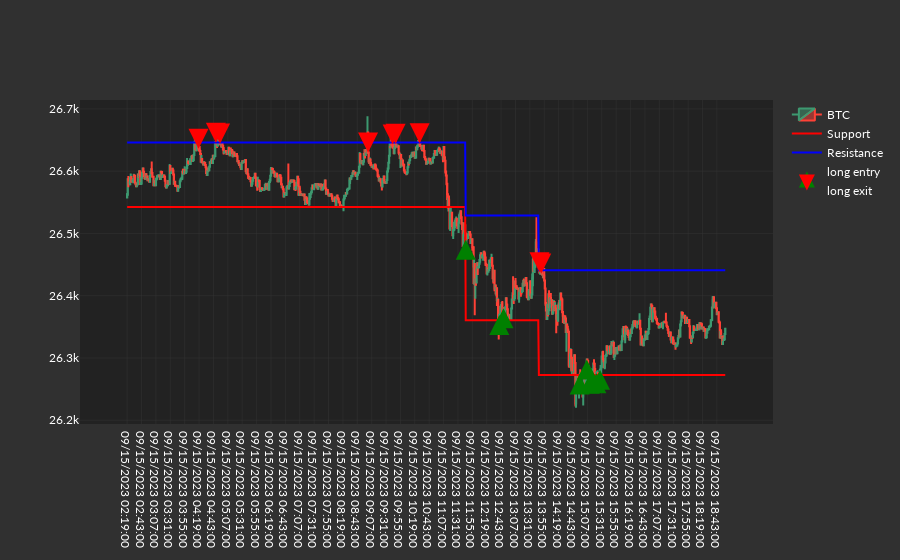

Write notebook code for a chart like this one.
### Code cell
ranges = find_sweet_ranges(data.Close.values)
data_in_order = data[::-1]
(support, resistance) = merge_ranges(data.Close.values, ranges)
fig = plot_candles_res_sup(data, 1, 1, support, resistance)
strat_trade_within_range(fig, data, support, resistance)
fig.show()

### Figure 1 — Plotly figure (JSON) as saved in the notebook; plotly's stock layout.template omitted (floating-point values rounded to 4 significant figures; data arrays with more than 128 entries replaced by an {"elided": "..."} marker saying what was removed)
{"data": [{"close": {"elided": "1000 float values"}, "high": {"elided": "1000 float values"}, "low": {"elided": "1000 float values"}, "name": "BTC", "open": {"elided": "1000 float values"}, "type": "candlestick", "x": {"elided": "1000 str values"}, "xaxis": "x", "yaxis": "y"}, {"line": {"color": "red"}, "mode": "lines", "name": "Support", "type": "scatter", "x": {"elided": "1000 str values"}, "xaxis": "x", "y": {"elided": "1000 float values"}, "yaxis": "y"}, {"line": {"color": "blue"}, "mode": "lines", "name": "Resistance", "type": "scatter", "x": {"elided": "1000 str values"}, "xaxis": "x", "y": {"elided": "1000 float values"}, "yaxis": "y"}, {"marker": {"color": "Green", "size": 20, "symbol": "arrow-up"}, "mode": "markers", "name": "long entry", "type": "scatter", "x": {"elided": "1000 str values"}, "xaxis": "x", "y": {"elided": "1000 float values"}, "yaxis": "y"}, {"marker": {"color": "Red", "size": 20, "symbol": "arrow-down"}, "mode": "markers", "name": "long exit", "type": "scatter", "x": {"elided": "1000 str values"}, "xaxis": "x", "y": {"elided": "1000 float values"}, "yaxis": "y"}], "layout": {"xaxis": {"anchor": "y", "domain": [0, 1], "rangeslider": {"visible": false}}, "yaxis": {"anchor": "x", "domain": [0, 1]}}}
